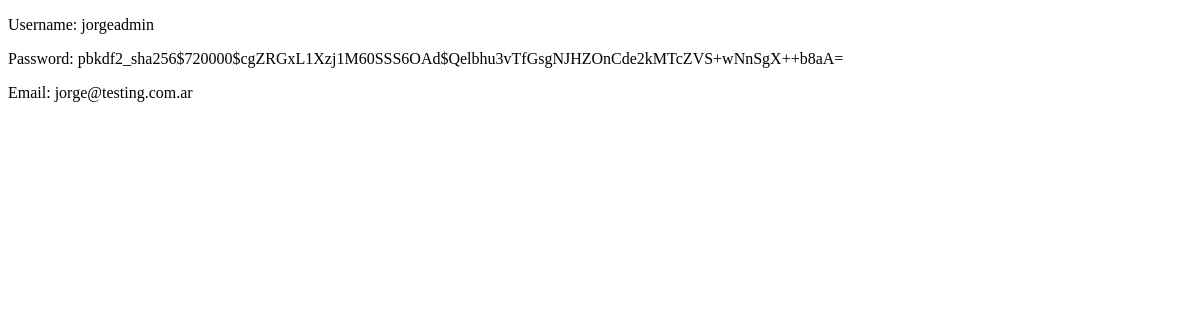
The app's page /usuarios/, older data.
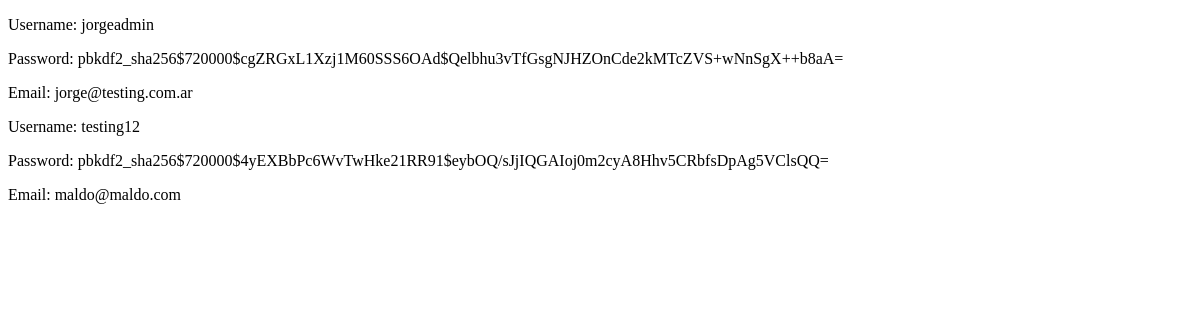
The same page, newer data.
### Proyecto_Final_Python_App/models.py (models this page shows, shortened)
class UsuarioEstandar(AbstractUser):
    objects = UsuarioEstandarManager()

### Proyecto_Final_Python_App/views.py (the view)
# urls.py: path('usuarios/', usuarios_lista, name='usuarios'),
def usuarios_lista(request):
    usuarios = UsuarioEstandar.objects.all()
    return render(request, 'usuarios.html', {'usuarios': usuarios})

### Proyecto_Final_Python_App/templates/usuarios.html (shortened to what this page needs)
<!DOCTYPE html>
<html lang="en">
<head>
</head>
<body>
    {% for usuario in usuarios %}
    <p>Username: {{ usuario.username }}</p>
    <p>Password: {{ usuario.password }}</p>
    <p>Email: {{ usuario.email }}</p>
{% endfor %}
</body>
</html>

Row changes from the older to the newer data that the page shows:
added UsuarioEstandar: username "testing12", password "pbkdf2_sha256$720000$4yEXBbPc6WvTwHke21RR91$eybOQ/sJjIQGAIoj0m2cyA8Hhv5CRbfsDpAg5VClsQQ=", email "maldo@maldo.com"
